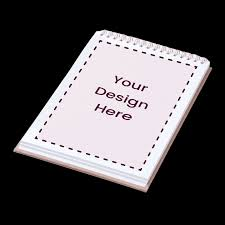
#> input picture resources/warp.jpg, 225 x 225 px
$ python 'Changing the perspective of image.py'
#> lines starting #> are read from the running program, lines starting #| are printed output that depends on the picture
# -*- coding: utf-8 -*-

# Changing the perspective of imagee

import cv2 as cv
import numpy as np

img = cv.imread("resources/warp.jpg")
#> img is the input picture: shape (225, 225, 3); mean B, G, R 84.7, 82.3, 85.5
#print(img.shape)    # (225, 225, 3)
width = 225
height = 225
width,height = 225 , 225
# defining points
point1 = np.float32([[100 , 31],[205 ,  66],[18 , 147],[143 , 183]])
point2 = np.float32([[0,0],[225,0],[0,height],[width,height]])


matrix = cv.getPerspectiveTransform(point1, point2)
out_img = cv.warpPerspective(img,matrix, (width,height))
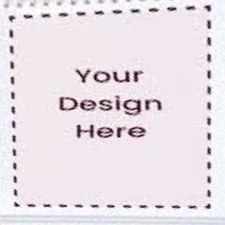
#> out_img: shape (225, 225, 3); mean B, G, R 232, 224.6, 232.8

cv.imshow("original", img)
cv.imshow("transfomed", out_img)

$ run again, with resources/color_balls.jpg copied over resources/warp.jpg
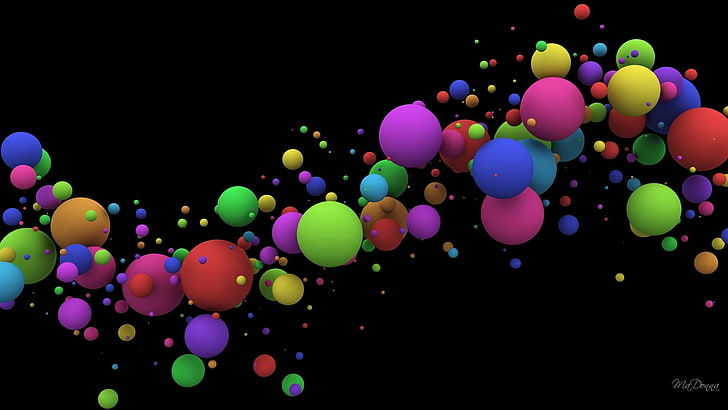
#> input picture resources/color_balls.jpg, 728 x 410 px
#> img is the input picture: shape (410, 728, 3); mean B, G, R 23, 21.8, 29
#> `out_img = cv.warpPerspective(img,matrix, (width,height))`:
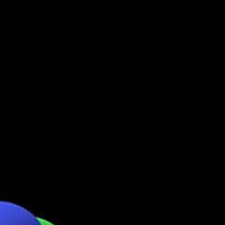
#> out_img: shape (225, 225, 3); mean B, G, R 2.9, 1.3, 0.9
